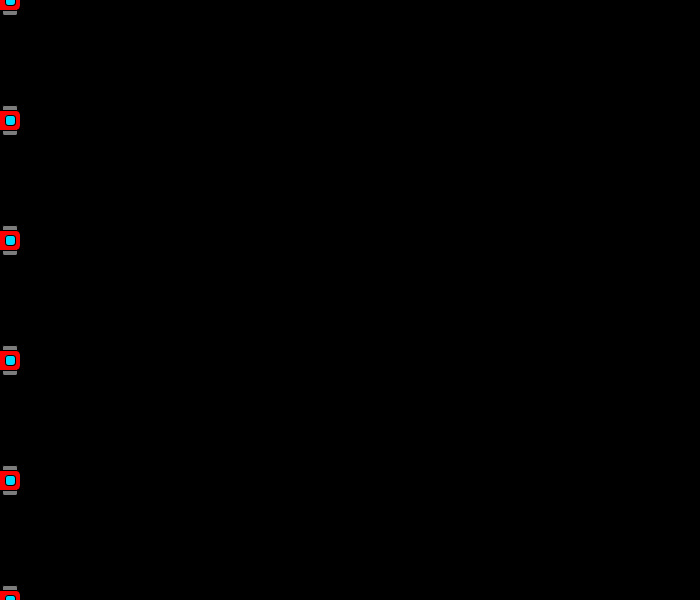
Frame 1 (no input)
Frame 60 (the mouse pressed at the canvas centre just before this capture): identical to frame 1, image omitted
Frame 120 (the mouse held since frame 60 and released just before this capture): identical to frame 1, image omitted

The Processing sketch that drew this single still picture (run headless with seeded random() and noise(); from frame 60 on, the mouse is pressed at the canvas centre):

// Processing sketch: JuegoFrogger
// ── JuegoFrogger.pde
SpawnerAuto spawner;

public void setup(){
  size(700,600);
  spawner = new SpawnerAuto();
}

public void draw(){
  background(0);
  spawner.generarAuto();
  spawner.verAutos();
  spawner.moverAuto(random(5,10));
}

// ── Auto.pde
class Auto extends GameObject{
  
  private float velocidad;
  private int dist= 10;
  
  public Auto(int x, int y){
    super(x,y);
  }
  
  public void display(){
    rectMode(CENTER);
    //ruedas
    fill(#7C7C7C);
    rect(posicion.x+dist, posicion.y+dist, 15, 10, 2);
    rect(posicion.x-dist, posicion.y+dist, 15, 10, 2);
    rect(posicion.x-dist, posicion.y-dist, 15, 10, 2);
    rect(posicion.x+dist, posicion.y-dist, 15, 10, 2);
    //auto
    fill(#FC0000);
    rect(posicion.x, posicion.y, 40, 20, 5);
    //ventanas
    fill(#00D9FC);
    rect(posicion.x+dist, posicion.y, 10, 10, 3);
    rect(posicion.x-dist, posicion.y, 10, 10, 3);
  }
  
  public void mover(float direccion){
    this.velocidad= direccion;
    posicion.x += this.velocidad;
    if(posicion.x>width){
      posicion.x=0;
    }
  }
}

// ── Fondo.pde
class Fondo extends GameObject{
  
  private PImage img;
  
  public Fondo(int x, int y, PImage img){
    super(x,y);
    this.img= img;
  }
  
  public void display(){
  }
}

// ── GameObject.pde
abstract class GameObject{
  protected PVector posicion;
  
  public GameObject(int x, int y){
    this.posicion= new PVector(x,y);
  }
  
  public abstract void display();
}

// ── JoyPad.pde
class JoyPad{
  private boolean arribaPressed;
  private boolean abajoPressed;
  private boolean izquierdaPressed;
  private boolean derechaPressed;
  
  public boolean isArribaPressed(){
    return this.arribaPressed;
  }
  
  public void setArribaPressed(boolean arribaPressed){
    this.arribaPressed = arribaPressed;
  }
  
  public boolean isAbajoPressed(){
    return this.abajoPressed;
  }
  
  public void setAbajoPressed(boolean abajoPressed){
    this.abajoPressed = abajoPressed;
  }
  
  public boolean isIzquierdaPressed(){
    return this.izquierdaPressed;
  }
  
  public void setIzquierdaPressed(boolean izquierdaPressed){
    this.izquierdaPressed = izquierdaPressed;
  }
  
  public boolean isDerechaPressed(){
    return this.derechaPressed;
  }
  
  public void setDerechaPressed(boolean derechaPressed){
    this.derechaPressed = derechaPressed;
  }
}

// ── Rana.pde
class Rana extends GameObject{
  
  private PImage img;
  private PVector velocidad;
  
  public Rana(int x, int y, PImage img, PVector velocidad){
    super(x,y);
    this.img= img;
    this.velocidad=velocidad;
  }
  
   public void display(){
    imageMode(CENTER);
    image(img, posicion.x, posicion.y, 50, 50);
  }

  public void mover(int direccion){
    switch(direccion){
      case 1:{
        this.posicion.y -= this.velocidad.y;
        break;
      }
      case 2:{
        this.posicion.y += this.velocidad.y;
        break;
      }
      case 3:{
        this.posicion.x -= this.velocidad.x;
        break;
      }
      case 4:{
        this.posicion.x += this.velocidad.x;
        break;
      }
    }
  }
}

// ── SpawnerAuto.pde
class SpawnerAuto{
  private Auto[] auto;
  
  public SpawnerAuto(){
    auto= new Auto[6];
  }
  public void generarAuto(){
    for(int i = 0; i < auto.length; i++){
      auto[i]= new Auto(0, i*height/5);
    }
  }
  
  public void verAutos(){
    for(Auto a:auto){
      if(a != null){
        a.display();
      }
    }
  }
  
  public void moverAuto(float direccion){
    for(Auto a:auto){
      if(a != null){
        a.mover(direccion);
      }
    }
  }
}
